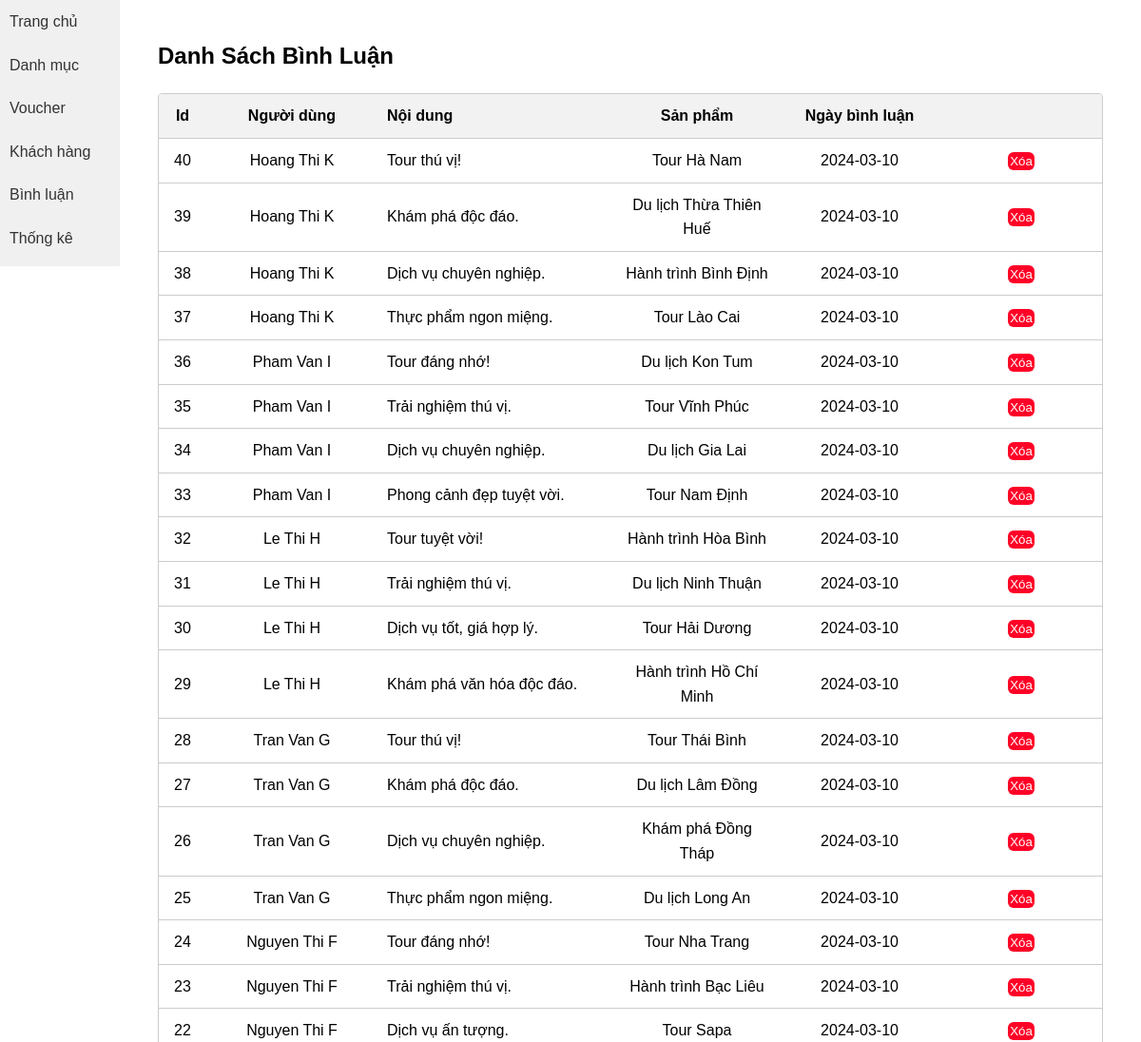
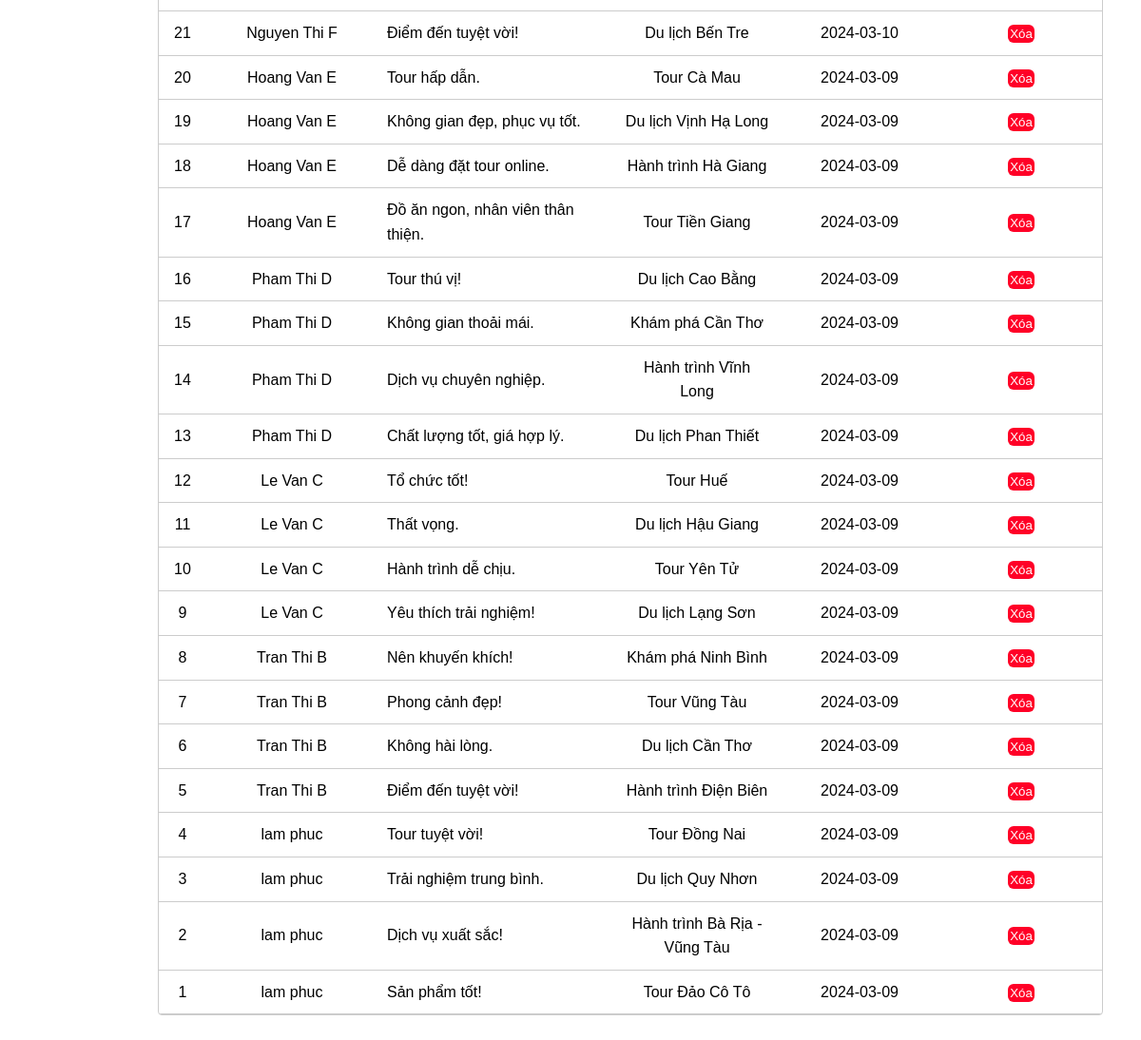
Page /View/admin/index.php?action=dsbl on the committed database (2 pictures, top to bottom).
### tables this page shows
CREATE TABLE `feedback`(
    `id` INT UNSIGNED NOT NULL AUTO_INCREMENT PRIMARY KEY,
    `user_id` INT NOT NULL,
    `product_id` INT NOT NULL,
    `note` VARCHAR(255) NOT NULL,
    `create_at` DATETIME NOT NULL,
    `update_at` DATE NOT NULL,
    `num_star` INT NOT NULL
);

CREATE TABLE `product`(
    `id` INT UNSIGNED NOT NULL AUTO_INCREMENT PRIMARY KEY,
    `id_category` INT NOT NULL,
    `id_user` INT NOT NULL,
    `id_provincial` INT NOT NULL,
    `title` VARCHAR(255) NOT NULL,
    `price` INT NOT NULL,
    `content` VARCHAR(255) NOT NULL,
    `create_at` DATE NOT NULL,
    `update_at` DATE NOT NULL,
    `status` INT NOT NULL,
    `num_bought` INT NOT NULL,
    `star_feedback` DOUBLE(8, 2) NOT NULL,
    `address` VARCHAR(255) NOT NULL,
    `soLuongConLai` INT NOT NULL
);

CREATE TABLE `nguoiDung`(
    `id` INT UNSIGNED NOT NULL AUTO_INCREMENT PRIMARY KEY,
    `fullname` VARCHAR(255) NOT NULL,
    `email` VARCHAR(255) NOT NULL,
    `phone_number` VARCHAR(255) NOT NULL,
    `create_at` DATE NOT NULL,
    `status` INT NOT NULL,
    `address` VARCHAR(255) NOT NULL,
    `id_acount` INT NOT NULL
);

### Model/DBConfig.php (called while the page is built, shortened)
<?php
class DBConfig
{
    private $hostname = 'localhost';
    private $username = 'root';
    private $pass = '';
    private $dbname = 'web2';
    private $con = NULL;
    private $result = NULL;
    public function connect()
    {
        $this->con = new mysqli($this->hostname, $this->username, $this->pass, $this->dbname);
        if (!$this->con) {
            echo "ket noi that bai";
            exit();
        } else mysqli_set_charset($this->con, 'utf8');
        return $this->con;
    }
 public function execute($sql)
 {
 $this->result = $this->con->query($sql);
 return $this->result;
}
public function getData()
{
    if ($this->result) {
        $data = mysqli_fetch_array($this->result);
    } else {
        $data = 0;
    }
    return $data;
}
 public function getAllData()
 {
     if (!$this->result) {
         $data = 0;
     } else {
         while ($datas = $this->getData()) {
             $data[] = $datas;
         }
        }
        return $data;
    }
}

### View/admin/list_feedback.php (the view, shortened to what this page needs)
<div class="account-settings">
    <h2>Danh Sách Bình Luận</h2>
    <form>
        <table>
            <thead>
                <tr>
                    <th>Id</th>
                    <th>Người dùng</th>
                    <th>Nội dung</th>
                    <th>Sản phẩm</th>
                    <th>Ngày bình luận</th>
                    <th></th>
                </tr>
            </thead>
            <tbody>
                <?php foreach ($listbinhluan as $binhluan): ?>
                <tr>
                    <td><?php echo $binhluan['id']; ?></td>
                    <td><?php echo $binhluan['fullname']; ?></td>
                    <td><?php echo $binhluan['note']; ?></td>
                    <td><?php echo $binhluan['title']; ?></td>
                    <td><?php echo $binhluan['create_at']; ?></td>
                    <td>
                        <a href="index.php?action=xoabl&id=<?php echo $binhluan['id']; ?>">
                            <input type="button" value="Xóa">
                        </a>
                    </td>
                </tr>
                <?php endforeach; ?>
            </tbody>
        </table>
    </form>
</div>

### Css/admin/style.css (style rules this page uses)
* { margin: 0; padding: 0; box-sizing: border-box; }
body { font-family: Arial, sans-serif; line-height: 1.6; }
.account-settings { width: 100%; max-width: 1200px; margin: 0 auto; padding: 20px; box-sizing: border-box; }
.account-settings h2 { font-size: 24px; font-weight: bold; margin-bottom: 20px; }
.account-settings form { width: 100%; border: 1px solid #ccc; border-radius: 4px; overflow: hidden; }
.account-settings table { width: 100%; border-collapse: collapse; }
.account-settings th, .account-settings td { padding: 10px; text-align: center; border-bottom: 1px solid #ccc; }
.account-settings th { background-color: #f2f2f2; font-weight: bold; }
.account-settings a input[value='Xóa'] { padding: 2px; border-radius: 6px; background: #ff0027; color: white; border: none; }
.account-settings th:first-child, .account-settings td:first-child { width: 50px; }
.account-settings th:nth-child(2), .account-settings td:nth-child(2) { width: 180px; }
.account-settings th:nth-child(6), .account-settings td:nth-child(6) { width: 170px; }
.account-settings th:last-child, .account-settings td:last-child { text-align: center; }

### View/admin/list_feedback.php (style rules this page uses)
.account-settings th:nth-child(3), .account-settings td:nth-child(3) { width: 250px; text-align: left; }
.account-settings th:nth-child(5), .account-settings td:nth-child(5) { width: 170px; }

### rows in the picture
feedback: product "40", nguoidung.fullname "Hoang Thi K", note "Tour thú vị!", product.title "Tour Hà Nam", product.create_at "2024-03-10"
feedback: product "39", nguoidung.fullname "Hoang Thi K", note "Khám phá độc đáo.", product.title "Du lịch Thừa Thiên Huế", product.create_at "2024-03-10"
feedback: product "38", nguoidung.fullname "Hoang Thi K", note "Dịch vụ chuyên nghiệp.", product.title "Hành trình Bình Định", product.create_at "2024-03-10"
feedback: product "37", nguoidung.fullname "Hoang Thi K", note "Thực phẩm ngon miệng.", product.title "Tour Lào Cai", product.create_at "2024-03-10"
feedback: product "36", nguoidung.fullname "Pham Van I", note "Tour đáng nhớ!", product.title "Du lịch Kon Tum", product.create_at "2024-03-10"
feedback: product "35", nguoidung.fullname "Pham Van I", note "Trải nghiệm thú vị.", product.title "Tour Vĩnh Phúc", product.create_at "2024-03-10"
feedback: product "34", nguoidung.fullname "Pham Van I", note "Dịch vụ chuyên nghiệp.", product.title "Du lịch Gia Lai", product.create_at "2024-03-10"
feedback: product "33", nguoidung.fullname "Pham Van I", note "Phong cảnh đẹp tuyệt vời.", product.title "Tour Nam Định", product.create_at "2024-03-10"
feedback: product "32", nguoidung.fullname "Le Thi H", note "Tour tuyệt vời!", product.title "Hành trình Hòa Bình", product.create_at "2024-03-10"
feedback: product "31", nguoidung.fullname "Le Thi H", note "Trải nghiệm thú vị.", product.title "Du lịch Ninh Thuận", product.create_at "2024-03-10"
feedback: product "30", nguoidung.fullname "Le Thi H", note "Dịch vụ tốt, giá hợp lý.", product.title "Tour Hải Dương", product.create_at "2024-03-10"
feedback: product "29", nguoidung.fullname "Le Thi H", note "Khám phá văn hóa độc đáo.", product.title "Hành trình Hồ Chí Minh", product.create_at "2024-03-10"
feedback: product "28", nguoidung.fullname "Tran Van G", note "Tour thú vị!", product.title "Tour Thái Bình", product.create_at "2024-03-10"
feedback: product "27", nguoidung.fullname "Tran Van G", note "Khám phá độc đáo.", product.title "Du lịch Lâm Đồng", product.create_at "2024-03-10"
feedback: product "26", nguoidung.fullname "Tran Van G", note "Dịch vụ chuyên nghiệp.", product.title "Khám phá Đồng Tháp", product.create_at "2024-03-10"
feedback: product "25", nguoidung.fullname "Tran Van G", note "Thực phẩm ngon miệng.", product.title "Du lịch Long An", product.create_at "2024-03-10"
feedback: product "24", nguoidung.fullname "Nguyen Thi F", note "Tour đáng nhớ!", product.title "Tour Nha Trang", product.create_at "2024-03-10"
feedback: product "23", nguoidung.fullname "Nguyen Thi F", note "Trải nghiệm thú vị.", product.title "Hành trình Bạc Liêu", product.create_at "2024-03-10"
feedback: product "22", nguoidung.fullname "Nguyen Thi F", note "Dịch vụ ấn tượng.", product.title "Tour Sapa", product.create_at "2024-03-10"
feedback: product "21", nguoidung.fullname "Nguyen Thi F", note "Điểm đến tuyệt vời!", product.title "Du lịch Bến Tre", product.create_at "2024-03-10"
feedback: product "20", nguoidung.fullname "Hoang Van E", note "Tour hấp dẫn.", product.title "Tour Cà Mau", product.create_at "2024-03-09"
feedback: product "19", nguoidung.fullname "Hoang Van E", note "Không gian đẹp, phục vụ tốt.", product.title "Du lịch Vịnh Hạ Long", product.create_at "2024-03-09"
feedback: product "18", nguoidung.fullname "Hoang Van E", note "Dễ dàng đặt tour online.", product.title "Hành trình Hà Giang", product.create_at "2024-03-09"
feedback: product "17", nguoidung.fullname "Hoang Van E", note "Đồ ăn ngon, nhân viên thân thiện.", product.title "Tour Tiền Giang", product.create_at "2024-03-09"
feedback: product "16", nguoidung.fullname "Pham Thi D", note "Tour thú vị!", product.title "Du lịch Cao Bằng", product.create_at "2024-03-09"
feedback: product "15", nguoidung.fullname "Pham Thi D", note "Không gian thoải mái.", product.title "Khám phá Cần Thơ", product.create_at "2024-03-09"
feedback: product "14", nguoidung.fullname "Pham Thi D", note "Dịch vụ chuyên nghiệp.", product.title "Hành trình Vĩnh Long", product.create_at "2024-03-09"
feedback: product "13", nguoidung.fullname "Pham Thi D", note "Chất lượng tốt, giá hợp lý.", product.title "Du lịch Phan Thiết", product.create_at "2024-03-09"
feedback: product "12", nguoidung.fullname "Le Van C", note "Tổ chức tốt!", product.title "Tour Huế", product.create_at "2024-03-09"
feedback: product "11", nguoidung.fullname "Le Van C", note "Thất vọng.", product.title "Du lịch Hậu Giang", product.create_at "2024-03-09"
feedback: product "10", nguoidung.fullname "Le Van C", note "Hành trình dễ chịu.", product.title "Tour Yên Tử", product.create_at "2024-03-09"
feedback: product "9", nguoidung.fullname "Le Van C", note "Yêu thích trải nghiệm!", product.title "Du lịch Lạng Sơn", product.create_at "2024-03-09"
feedback: product "8", nguoidung.fullname "Tran Thi B", note "Nên khuyến khích!", product.title "Khám phá Ninh Bình", product.create_at "2024-03-09"
feedback: product "7", nguoidung.fullname "Tran Thi B", note "Phong cảnh đẹp!", product.title "Tour Vũng Tàu", product.create_at "2024-03-09"
feedback: product "6", nguoidung.fullname "Tran Thi B", note "Không hài lòng.", product.title "Du lịch Cần Thơ", product.create_at "2024-03-09"
feedback: product "5", nguoidung.fullname "Tran Thi B", note "Điểm đến tuyệt vời!", product.title "Hành trình Điện Biên", product.create_at "2024-03-09"
feedback: product "4", nguoidung.fullname "lam phuc", note "Tour tuyệt vời!", product.title "Tour Đồng Nai", product.create_at "2024-03-09"
feedback: product "3", nguoidung.fullname "lam phuc", note "Trải nghiệm trung bình.", product.title "Du lịch Quy Nhơn", product.create_at "2024-03-09"
feedback: product "2", nguoidung.fullname "lam phuc", note "Dịch vụ xuất sắc!", product.title "Hành trình Bà Rịa - Vũng Tàu", product.create_at "2024-03-09"
feedback: product "1", nguoidung.fullname "lam phuc", note "Sản phẩm tốt!", product.title "Tour Đảo Cô Tô", product.create_at "2024-03-09"
